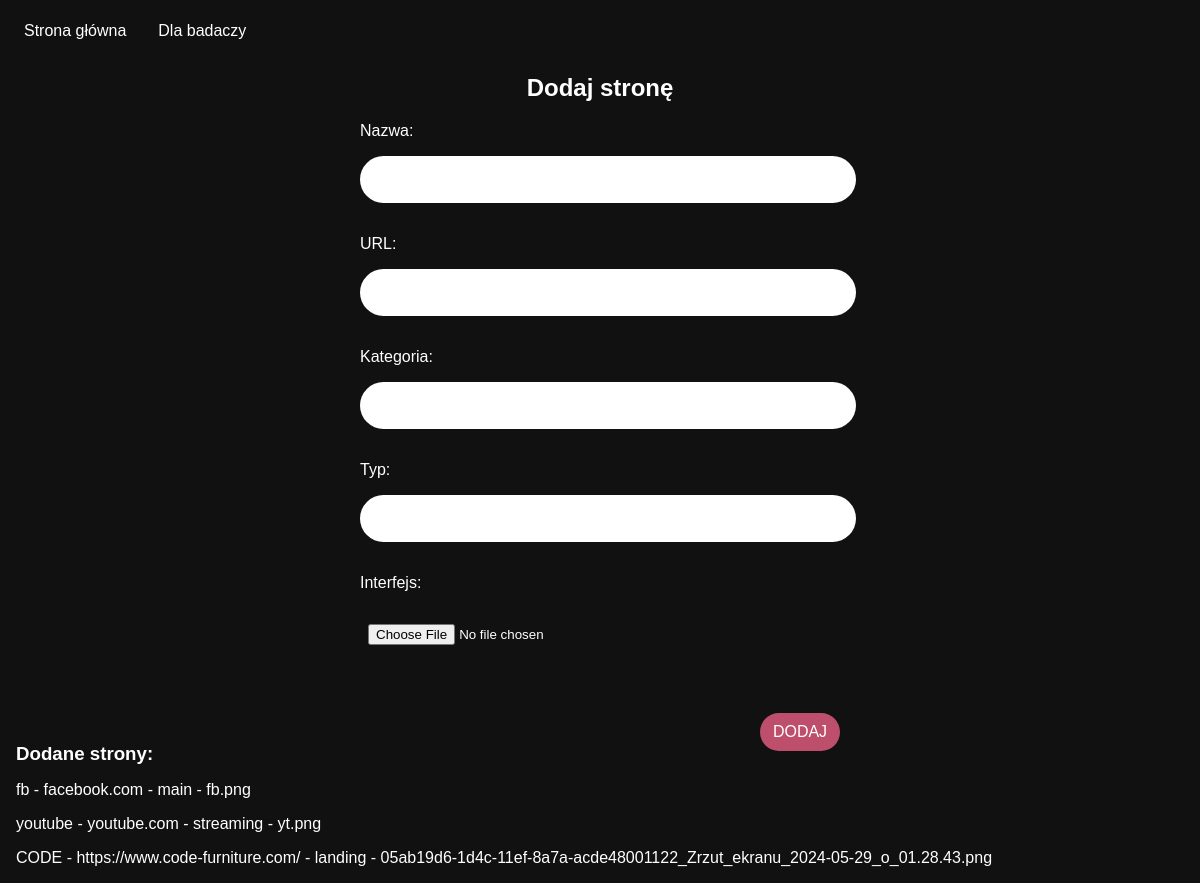
Screenshot of /site/add with the database file from the repository.
### app.py (models this page shows, shortened)
class Site(db.Model):
    id = db.Column(db.Integer, primary_key=True)
    name = db.Column(db.String(200), nullable=False)
    url = db.Column(db.String(200), nullable=False, unique=True)
    category = db.Column(db.String(200), nullable=False)
    type = db.Column(db.String(200), nullable=False)
    picture = db.Column(db.String(200), nullable=True)

### app.py (the view, shortened to what this page needs)
@app.route('/site/add', methods=['GET', 'POST'])
def add_site():
    form = SiteForm()
    our_sites = Site.query.order_by(Site.id)
    return render_template("add_site.html", form=form, our_sites=our_sites)

### app.py
class SiteForm(FlaskForm):
    name = StringField("Nazwa: ", validators=[DataRequired()])
    url = StringField("URL: ", validators=[DataRequired()])
    category = StringField("Kategoria: ", validators=[DataRequired()])
    type = StringField("Typ: ", validators=[DataRequired()])
    picture = FileField("Interfejs: ")
    submit = SubmitField("DODAJ")

### templates/add_site.html (shortened to what this page needs)
{% extends 'base.html' %}
{% block body %}
<h2>Dodaj stronę</h2>
<form action="/site/add" method="POST" enctype="multipart/form-data" class="site-form">
        {{ form.name.label(class="form-label")}}
        {{ form.name(class="form-control") }}
        {{ form.url.label(class="form-label") }}
        {{ form.url(class="form-control") }}
        {{ form.category.label(class="form-label") }}
        {{ form.category(class="form-control") }}
        {{ form.type.label(class="form-label") }}
        {{ form.type(class="form-control") }}
        {{ form.picture.label(class="form-label") }}
        {{ form.picture(class="form-control") }}
    {{ form.submit(class="btn btn-primary") }}
    <br>
</form>
<h3>Dodane strony:</h3>
{% for our_site in our_sites %}
    <p>{{ our_site.name }} - {{ our_site.url }} - {{ our_site.type }} - {{ our_site.picture }}</p>
{% endfor %}
{% endblock %}

### static/css/main.css (style rules this page uses)
body { margin: 0; font-family: sans-serif; background-color: #111111; color: white; }
h2 { text-align: center; }
h3 { margin: 1rem; }
p { margin: 1rem; }
form { padding: 0 20px 20px; }
.site-form, .question-form, .particulars-form { position: relative; margin-bottom: 1rem; padding-bottom: 1rem; width: 30rem; left: 50%; transform: translateX(-50%); }
.site-form label, .question-form label { display: inline-block; }
.site-form input, .site-form textarea, .question-form input, .question-form textarea { border: none; border-radius: 45px; display: block; width: 100%; padding: 1rem 0.5rem 1rem; margin-top: 1rem; margin-bottom: 2rem; }
.site-form .btn, .question-form .btn, .particulars-form .btn { background-color: #bd4f6c; border: none; border-radius: 45px; color: #fff; display: block; font-size: 16px; padding: 10px; margin-top: 20px; width: 5rem; float: right; }

### rows the page displays
Site: name "fb", url "facebook.com", type "main", picture "fb.png"
Site: name "youtube", url "youtube.com", type "streaming", picture "yt.png"
Site: name "CODE", url "https://www.code-furniture.com/", type "landing", picture "05ab19d6-1d4c-11ef-8a7a-acde48001122_Zrzut_ekranu_2024-05-29_o_01.28.43.png"
